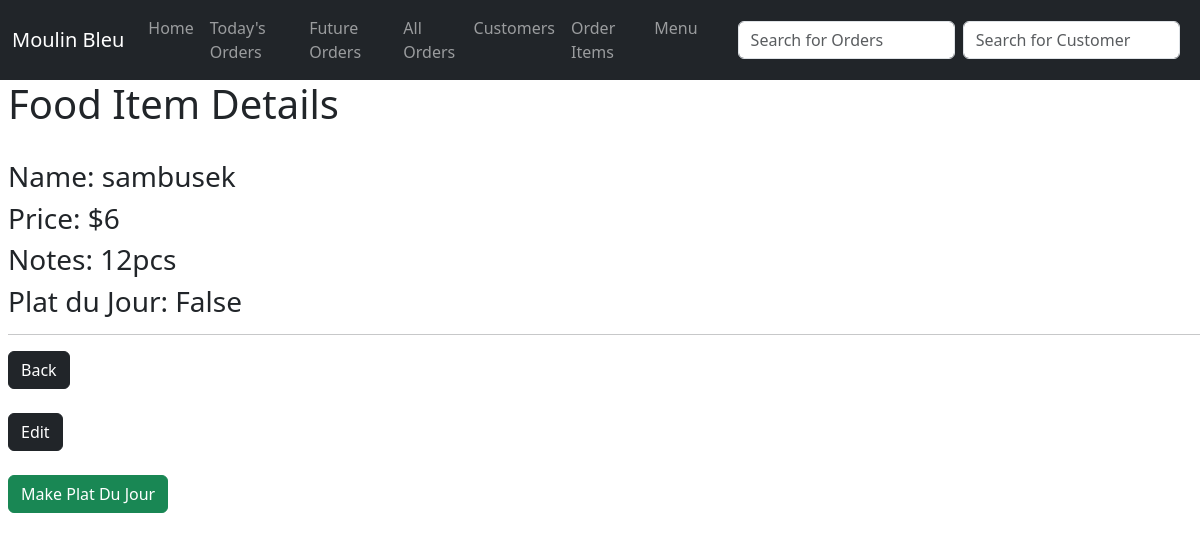
Page /food_details/3 on the committed database.
### menuapp/models.py (models this page shows, shortened)
class FoodItem(models.Model):
    name = models.CharField(max_length=255)
    price = models.IntegerField()
    notes = models.TextField()
    plat_du_jour = models.BooleanField(default=False)

### menuapp/views.py (the view, shortened to what this page needs)
# urls.py: path("food_details/<int:pk>", FoodDetailsView.as_view(), name="food_details"),
class FoodDetailsView(DetailView):
    model = FoodItem
    template_name = "food_details.html"
    fields = ("name", "price", "notes")

### menuapp/templates/food_details.html (shortened to what this page needs)
{% extends 'base.html' %}
{% block content %}
<h1>Food Item Details</h1>
<br>
<h3>Name: {{object.name}}</h3>
<h3>Price: ${{object.price}}</h3>
<h3>Notes: {{object.notes}}</h3>
<h3>Plat du Jour: {{object.plat_du_jour}}</h3>
<hr>
<a href="{%url 'menu' %}"> <button class="btn btn-dark">Back</button></a>
<br>
<br>
<a href="{%url 'edit_food' object.pk %}"> <button class="btn btn-dark">Edit</button></a>
<br>
<br>
<form method="post">
    {% if object.plat_du_jour == False %}
    <button type="submit" name="toggle_plat_du_jour" class="btn btn-success">
        Make Plat Du Jour
    </button>
    {% else %}
    <button type="submit" name="toggle_plat_du_jour" class="btn btn-danger">
        Remove Plat Du Jour
    </button>
    {%endif%}
</form>
{% endblock %}

### rows in the picture
FoodItem: name "sambusek", price "6", notes "12pcs", plat_du_jour "False"
